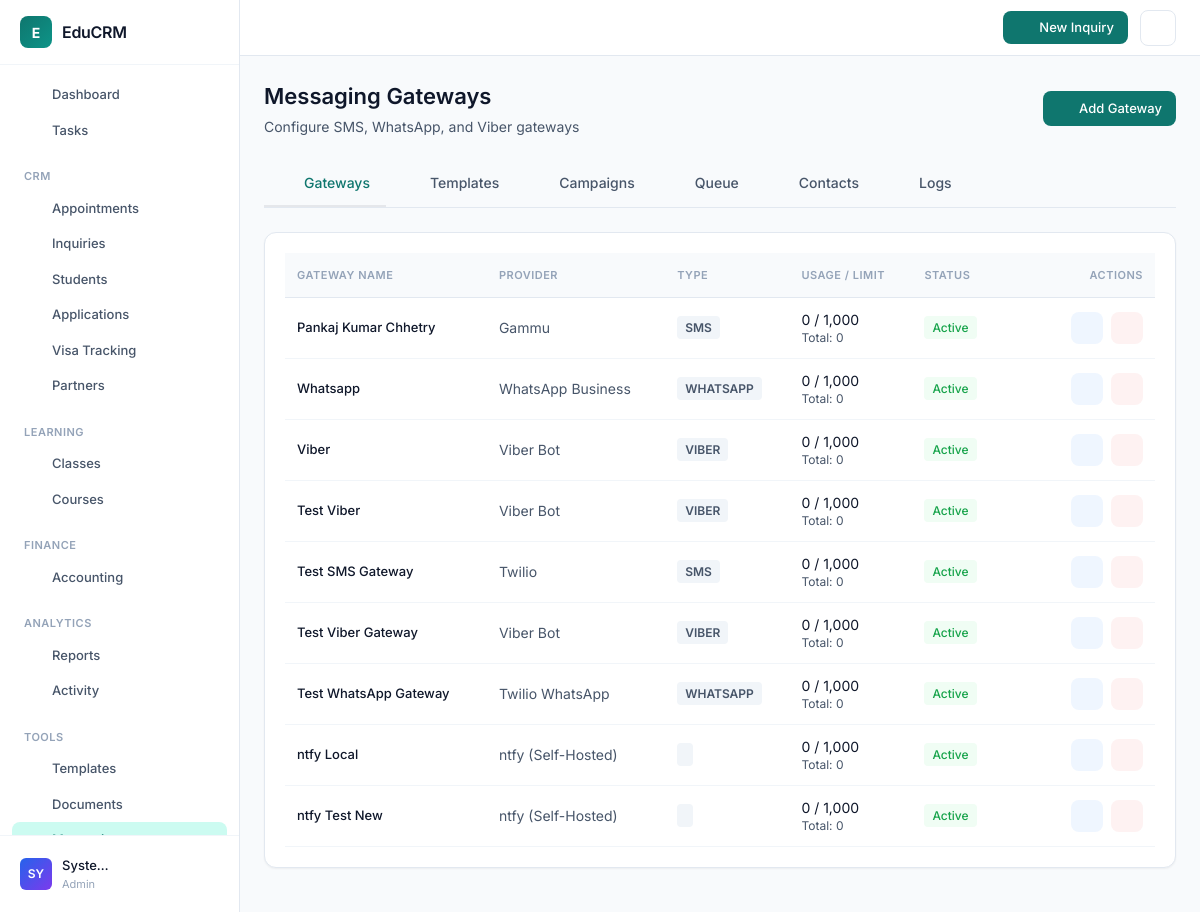
Page /modules/messaging/gateways.php (signed in) on the committed database.
### tables this page shows
CREATE TABLE `messaging_gateways` (
  `id` int(11) NOT NULL,
  `name` varchar(100) NOT NULL,
  `type` enum('sms','whatsapp','viber','email') NOT NULL,
  `type_id` int(11) DEFAULT NULL,
  `provider` varchar(50) NOT NULL,
  `config` text NOT NULL,
  `priority` int(11) DEFAULT 0,
  `is_active` tinyint(1) DEFAULT 1,
  `is_default` tinyint(1) DEFAULT 0,
  `daily_limit` int(11) DEFAULT 1000,
  `daily_sent` int(11) DEFAULT 0,
  `total_sent` int(11) DEFAULT 0,
  `total_failed` int(11) DEFAULT 0,
  `cost_per_message` decimal(10,4) DEFAULT 0.0000,
  `last_used_at` datetime DEFAULT NULL,
  `created_at` timestamp NOT NULL DEFAULT current_timestamp(),
  `updated_at` timestamp NOT NULL DEFAULT current_timestamp() ON UPDATE current_timestamp()
);

### modules/messaging/gateways.php (the view, shortened to what this page needs)
<?php
require_once '../../app/bootstrap.php';
$stmt = $pdo->query("SELECT * FROM messaging_gateways ORDER BY priority DESC, is_default DESC");
$gateways = $stmt->fetchAll(PDO::FETCH_ASSOC);
require_once '../../templates/header.php';
?>
<div class="page-header">
    <div>
        <h1 class="page-title">Messaging Gateways</h1>
        <p class="text-slate-500 mt-1 text-sm">Configure SMS, WhatsApp, and Viber gateways</p>
    </div>
    <button onclick="showAddModal()" class="btn btn-primary">
        <?php echo \EduCRM\Services\NavigationService::getIcon('plus', 16); ?> Add Gateway
    </button>
</div>
<?php require_once 'tabs.php'; ?>
<div class="card">
    <div class="overflow-x-auto">
        <table class="w-full text-left border-collapse">
            <thead>
                <tr class="bg-slate-50 border-b border-slate-200 text-slate-600 text-sm">
                    <th class="p-3 font-semibold">Gateway Name</th>
                    <th class="p-3 font-semibold">Provider</th>
                    <th class="p-3 font-semibold">Type</th>
                    <th class="p-3 font-semibold">Usage / Limit</th>
                    <th class="p-3 font-semibold">Status</th>
                    <th class="p-3 font-semibold text-right">Actions</th>
                </tr>
            </thead>
            <tbody class="divide-y divide-slate-100">
                <?php if (count($gateways) > 0): ?>
                    <?php foreach ($gateways as $gateway):
                        $providerNames = [
                            'twilio' => 'Twilio',
                            'smpp' => 'SMPP',
                            'gammu' => 'Gammu',
                            'twilio_whatsapp' => 'Twilio WhatsApp',
                            'whatsapp_business' => 'WhatsApp Business',
                            '360dialog' => '360Dialog',
                            'viber_bot' => 'Viber Bot',
                            'ntfy' => 'ntfy (Self-Hosted)'
                        ];
                        $providerName = $providerNames[$gateway['provider']] ?? $gateway['provider'];
                        ?>
                        <tr class="hover:bg-slate-50 transition-colors">
                            <td class="p-3">
                                <div class="font-medium text-slate-800"><?php echo htmlspecialchars($gateway['name']); ?></div>
                            </td>
                            <td class="p-3">
                                <span class="text-sm text-slate-600"><?php echo htmlspecialchars($providerName); ?></span>
                            </td>
                            <td class="p-3">
                                <span class="text-xs font-semibold px-2 py-1 rounded bg-slate-100 text-slate-600 uppercase">
                                    <?php echo htmlspecialchars($gateway['type']); ?>
                                </span>
                            </td>
                            <td class="p-3">
                                <div class="text-sm text-slate-700">
                                    <?php echo number_format($gateway['daily_sent']); ?> /
                                    <?php echo number_format($gateway['daily_limit']); ?>
                                </div>
                                <div class="text-xs text-slate-500">
                                    Total: <?php echo number_format($gateway['total_sent']); ?>
                                </div>
                            </td>
                            <td class="p-3">
                                <span
                                    class="px-2 py-1 <?php echo $gateway['is_active'] ? 'bg-emerald-100 text-emerald-700' : 'bg-slate-100 text-slate-500'; ?> text-xs font-medium rounded">
                                    <?php echo $gateway['is_active'] ? 'Active' : 'Inactive'; ?>
                                </span>
                            </td>
                            <td class="p-3 text-right">
                                <div class="flex gap-2 justify-end">
                                    <a href="gateway_logs.php?id=<?php echo $gateway['id']; ?>" class="action-btn slate"
                                        title="View Logs">
                                        <?php echo \EduCRM\Services\NavigationService::getIcon('file-text', 16); ?>
                                    </a>
                                    <button onclick="testGateway(<?php echo $gateway['id']; ?>)" class="action-btn blue"
                                        title="Test Gateway">
                                        <?php echo \EduCRM\Services\NavigationService::getIcon('send', 16); ?>
                                    </button>
                                    <button
                                        onclick="toggleGateway(<?php echo $gateway['id']; ?>, <?php echo $gateway['is_active'] ? 'false' : 'true'; ?>)"
                                        class="action-btn <?php echo $gateway['is_active'] ? 'red' : 'green'; ?>"
                                        title="<?php echo $gateway['is_active'] ? 'Disable' : 'Enable'; ?>">
                                        <?php echo \EduCRM\Services\NavigationService::getIcon($gateway['is_active'] ? 'pause' : 'play', 16); ?>
                                    </button>
                                </div>
                            </td>
                        </tr>
                    <?php endforeach; ?>
                <?php endif; ?>
            </tbody>
        </table>
    </div>
</div>
<?php require_once '../../templates/footer.php'; ?>

### app/Services/NavigationService.php (shortened to what this page needs)
<?php
class NavigationService
{
    public static function getIcon($name, $size = 18)
    {
        $path = $icons[$name] ?? $icons['home'];
        return '<svg xmlns="http://www.w3.org/2000/svg" width="' . $size . '" height="' . $size . '" viewBox="0 0 24 24" fill="none" stroke="currentColor" stroke-width="2" stroke-linecap="round" stroke-linejoin="round">' . $path . '</svg>';
    }
}

### public/assets/css/sidebar.css (style rules this page uses)
:root { --primary: #0f766e; --primary-hover: #0d9488; --primary-light: #ccfbf1; --accent-red: #dc2626; --accent-red-light: #fef2f2; --accent-orange: #ea580c; --accent-orange-light: #fff7ed; --accent-amber: #d97706; --accent-amber-light: #fffbeb; --accent-green: #16a34a; --accent-green-light: #f0fdf4; --accent-blue: #2563eb; --accent-blue-light: #eff6ff; --accent-violet: #7c3aed; --accent-violet-light: #f5f3ff; --bg: #f8fafc; --surface: #ffffff; --border: #e2e8f0; --border-light: #f1f5f9; --text: #0f172a; --text-secondary: #475569; --text-muted: #94a3b8; --sidebar-width: 240px; --sidebar-bg: #ffffff; --sidebar-border: #e2e8f0; --shadow-xs: 0 1px 2px rgba(0, 0, 0, 0.04); --shadow-sm: 0 1px 3px rgba(0, 0, 0, 0.06), 0 1px 2px rgba(0, 0, 0, 0.04); --shadow-md: 0 4px 6px -1px rgba(0, 0, 0, 0.06), 0 2px 4px -1px rgba(0, 0, 0, 0.04); --radius-sm: 6px; --radius-md: 8px; --radius-lg: 12px; --transition: 150ms ease; }
*, *::before, *::after { box-sizing: border-box; }
body { margin: 0; padding: 0; font-family: 'Inter', -apple-system, BlinkMacSystemFont, 'Segoe UI', system-ui, sans-serif; font-size: 14px; line-height: 1.5; color: var(--text); background: var(--bg); -webkit-font-smoothing: antialiased; }
.nav-link svg { flex-shrink: 0; opacity: 0.7; }
.nav-link.active svg { opacity: 1; }
.header-btn svg { width: 16px; height: 16px; }
.card { background: var(--surface); border: 1px solid var(--border); border-radius: var(--radius-lg); padding: 20px; margin-bottom: 20px; }
.btn { display: inline-flex; align-items: center; justify-content: center; gap: 6px; padding: 8px 14px; border-radius: var(--radius-md); font-size: 13px; font-weight: 500; cursor: pointer; text-decoration: none; border: none; transition: all var(--transition); background: var(--primary); color: white; }
.btn-primary { background: var(--primary); color: white; }
table { width: 100%; border-collapse: collapse; }
table thead th { padding: 10px 12px; text-align: left; font-size: 11px; font-weight: 600; text-transform: uppercase; letter-spacing: 0.5px; color: var(--text-muted); background: var(--bg); border-bottom: 1px solid var(--border); }
table td { padding: 12px; font-size: 13px; border-bottom: 1px solid var(--border-light); }
.page-header { display: flex; align-items: center; justify-content: space-between; margin-bottom: 24px; }
.page-title { font-size: 22px; font-weight: 600; color: var(--text); margin: 0; }
.action-btn { width: 32px; height: 32px; display: inline-flex; align-items: center; justify-content: center; border-radius: var(--radius-md); text-decoration: none; transition: all var(--transition); cursor: pointer; }
.action-btn svg { width: 16px; height: 16px; }
.action-btn.blue { background: var(--accent-blue-light); color: var(--accent-blue); }
.action-btn.red { background: var(--accent-red-light); color: var(--accent-red); }
.border-slate-200 { border-color: var(--border) !important; }
.text-slate-800, .text-slate-700 { color: var(--text) !important; }
.text-slate-600, .text-slate-500 { color: var(--text-secondary) !important; }
.bg-slate-50 { background: var(--bg) !important; }
.bg-slate-100 { background: var(--border-light) !important; }
.bg-emerald-100, .bg-emerald-50 { background: var(--accent-green-light) !important; }
.text-emerald-700, .text-emerald-600 { color: var(--accent-green) !important; }

### rows in the picture
messaging_gateways: name "Pankaj Kumar Chhetry", provider "Gammu", type "SMS", daily_sent "0", daily_limit "1,000", total_sent "0", is_active "Active", $size 16 (drawn)
messaging_gateways: name "Whatsapp", provider "WhatsApp Business", type "WHATSAPP", daily_sent "0", daily_limit "1,000", total_sent "0", is_active "Active", $size 16 (drawn)
messaging_gateways: name "Viber", provider "Viber Bot", type "VIBER", daily_sent "0", daily_limit "1,000", total_sent "0", is_active "Active", $size 16 (drawn)
messaging_gateways: name "Test Viber", provider "Viber Bot", type "VIBER", daily_sent "0", daily_limit "1,000", total_sent "0", is_active "Active", $size 16 (drawn)
messaging_gateways: name "Test SMS Gateway", provider "Twilio", type "SMS", daily_sent "0", daily_limit "1,000", total_sent "0", is_active "Active", $size 16 (drawn)
messaging_gateways: name "Test Viber Gateway", provider "Viber Bot", type "VIBER", daily_sent "0", daily_limit "1,000", total_sent "0", is_active "Active", $size 16 (drawn)
messaging_gateways: name "Test WhatsApp Gateway", provider "Twilio WhatsApp", type "WHATSAPP", daily_sent "0", daily_limit "1,000", total_sent "0", is_active "Active", $size 16 (drawn)
messaging_gateways: name "ntfy Local", provider "ntfy (Self-Hosted)", daily_sent "0", daily_limit "1,000", total_sent "0", is_active "Active", $size 16 (drawn)
messaging_gateways: name "ntfy Test New", provider "ntfy (Self-Hosted)", daily_sent "0", daily_limit "1,000", total_sent "0", is_active "Active", $size 16 (drawn)

### other values in the picture
$item['label'] "Dashboard"
$item['label'] "Tasks"
$section['title'] "CRM"
$item['label'] "Appointments"
$item['label'] "Inquiries"
$item['label'] "Students"
$item['label'] "Applications"
$item['label'] "Visa Tracking"
$item['label'] "Partners"
$section['title'] "LEARNING"
$item['label'] "Classes"
$item['label'] "Courses"
$section['title'] "FINANCE"
$item['label'] "Accounting"
$section['title'] "ANALYTICS"
